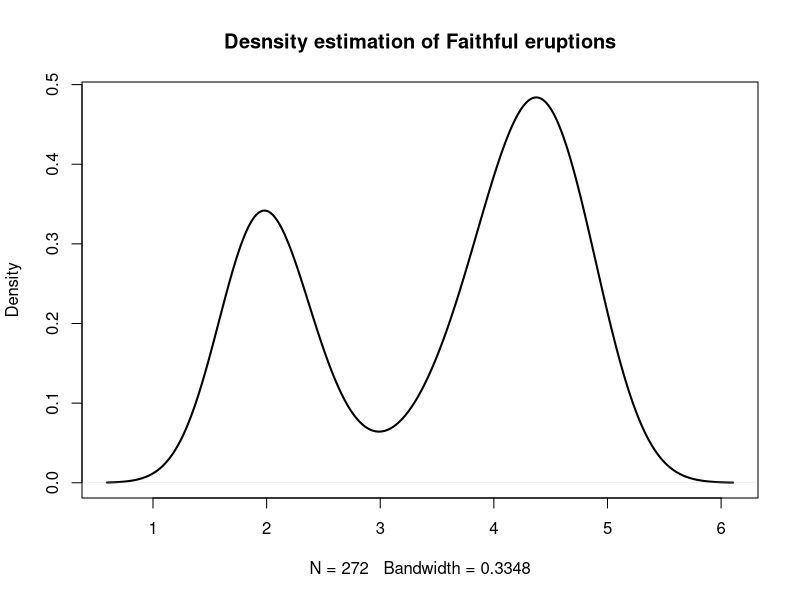
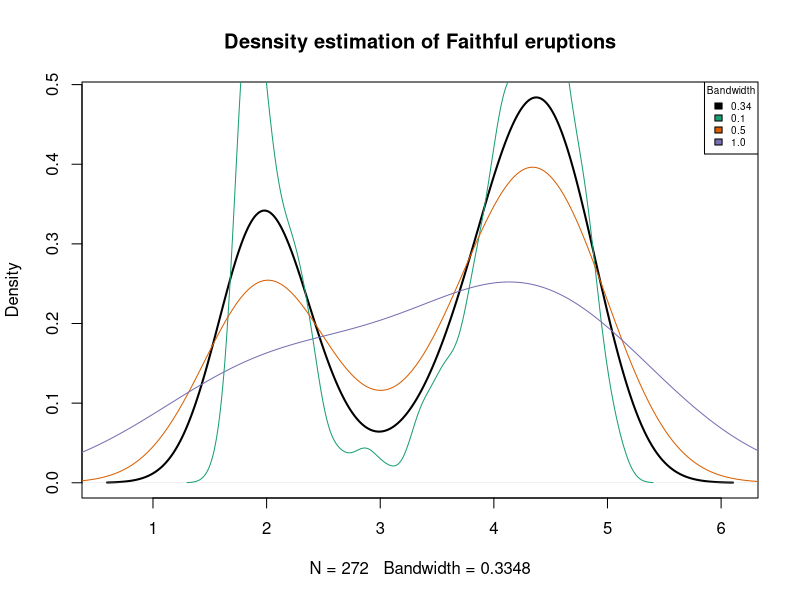
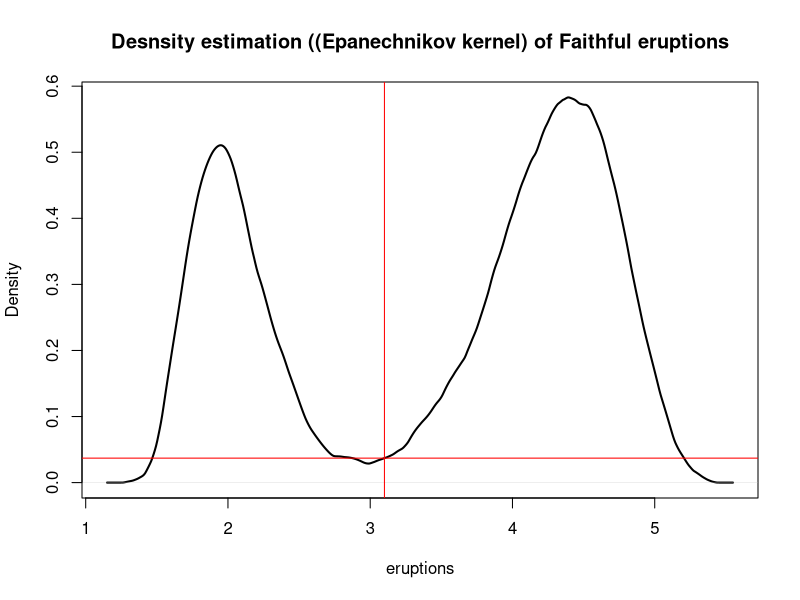

Write R code to recreate these figures, in order. (Note: this script raises an error after producing the figures.)
## ---- chunk 1
knitr::opts_chunk$set(echo = TRUE)
df <- faithful
colors <- c("#1B9E77","#D95F02","#7570B3","#E7298A")
#load("hw7_en.Rdata")
## ---- chunk 2
#knitr::include_graphics("hw5_table1.png")
## ---- chunk 3
plot(density(df$eruptions), lwd = 2,
     main="Desnsity estimation of Faithful eruptions")
## ---- chunk 4
plot(density(df$eruptions), lwd = 2,
     main="Desnsity estimation of Faithful eruptions")
density(df$eruptions, bw = 0.1) |> lines(col = colors[1])
density(df$eruptions, bw = 0.5) |> lines(col = colors[2])
density(df$eruptions, bw = 1.0) |> lines(col = colors[3])
legend("topright", 
       title="Bandwidth",
       legend=c("0.34", "0.1", "0.5", "1.0"),  
       fill = c("black",colors[1:3]),
       cex = 0.6)
## ---- chunk 5
dens_est <- density(df$eruptions, kernel = "epanechnikov", bw = 0.15)
dens_est_x <- mean(dens_est$y[dens_est$x>3.091 & dens_est$x<=3.109])
plot(density(df$eruptions, kernel = "epanechnikov", bw = 0.15), 
     lwd = 2,
     main="Desnsity estimation ((Epanechnikov kernel) of Faithful eruptions",
     xlab="eruptions")
abline(v = 3.1, col="red")
abline(h = mean(dens_est$y[dens_est$x>3.09 & dens_est$x<=3.11]), col="red")
## ---- chunk 6
knitr::include_graphics("hw7_table1.png")
## ---- chunk 7
X = c(-1, 0, 0.5, 1, 2, 5/2)
Y = c( 2, 1, 0.0, 1, 2, 3.0)

getZ <- function(X,Y, z0 = 0) {
  Z <- vector(mode = "numeric", length = length(Y))
  Z[1] <- z0
  for(i in 1:(length(Y)-1)){
    Z[i+1] = -Z[i] + 2 * (Y[i+1] - Y[i])/(X[i+1] - X[i])
  }
  Z
}
Z <- getZ(X, Y, z0=0)
## ---- chunk 8
knitr::include_graphics("hw7_functionQ.png")
## ---- chunk 9
knitr::include_graphics("hw7_functionSx5.png")
## ---- chunk 10
knitr::include_graphics("hw7_functionSx6.png")
